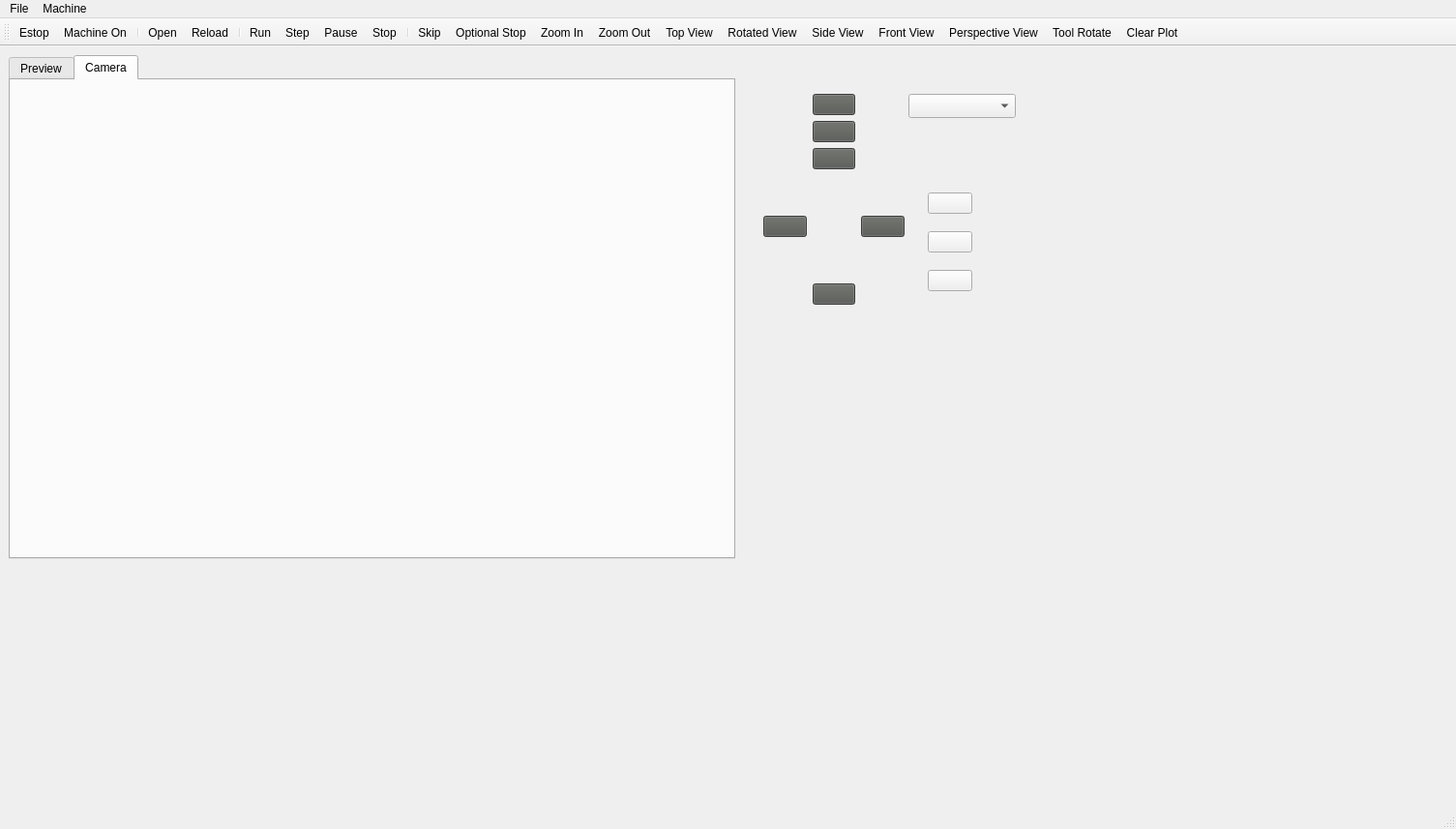
<?xml version="1.0" encoding="UTF-8"?>
<ui version="4.0">
 <class>MainWindow</class>
 <widget class="QMainWindow" name="MainWindow">
  <property name="geometry">
   <rect>
    <x>0</x>
    <y>0</y>
    <width>1505</width>
    <height>857</height>
   </rect>
  </property>
  <property name="minimumSize">
   <size>
    <width>1061</width>
    <height>711</height>
   </size>
  </property>
  <property name="windowTitle">
   <string>MainWindow</string>
  </property>
  <widget class="QWidget" name="centralwidget">
   <layout class="QVBoxLayout" name="verticalLayout">
    <item>
     <widget class="ScreenOptions" name="screen_options">
      <property name="minimumSize">
       <size>
        <width>1487</width>
        <height>756</height>
       </size>
      </property>
      <property name="styleSheet">
       <string notr="true"/>
      </property>
      <property name="notify_option" stdset="0">
       <bool>true</bool>
      </property>
      <property name="catch_close_option" stdset="0">
       <bool>true</bool>
      </property>
      <property name="catch_errors_option" stdset="0">
       <bool>true</bool>
      </property>
      <property name="play_sounds_option" stdset="0">
       <bool>true</bool>
      </property>
      <property name="use_pref_file_option" stdset="0">
       <bool>true</bool>
      </property>
      <property name="pref_filename_string" stdset="0">
       <string>~/linuxcnc/marcel-cnc-qtvcp/qtvcp/qtscreen.prefs</string>
      </property>
      <property name="fileDialog_option" stdset="0">
       <bool>true</bool>
      </property>
      <widget class="GcodeEditor" name="gcode_editor">
       <property name="geometry">
        <rect>
         <x>0</x>
         <y>520</y>
         <width>751</width>
         <height>221</height>
        </rect>
       </property>
      </widget>
      <widget class="TabWidget" name="tabwidget">
       <property name="geometry">
        <rect>
         <x>0</x>
         <y>0</y>
         <width>751</width>
         <height>521</height>
        </rect>
       </property>
       <property name="currentIndex">
        <number>1</number>
       </property>
       <widget class="QWidget" name="tab_3">
        <attribute name="title">
         <string>Preview</string>
        </attribute>
        <layout class="QHBoxLayout" name="horizontalLayout">
         <item>
          <widget class="GCodeGraphics" name="gcodegraphics">
           <property name="_dro" stdset="0">
            <bool>true</bool>
           </property>
           <property name="_metric" stdset="0">
            <bool>false</bool>
           </property>
           <property name="background_color" stdset="0">
            <color>
             <red>0</red>
             <green>0</green>
             <blue>0</blue>
            </color>
           </property>
          </widget>
         </item>
        </layout>
       </widget>
       <widget class="QWidget" name="tab_4">
        <attribute name="title">
         <string>Camera</string>
        </attribute>
        <widget class="CamView" name="camview">
         <property name="geometry">
          <rect>
           <x>10</x>
           <y>10</y>
           <width>731</width>
           <height>451</height>
          </rect>
         </property>
        </widget>
       </widget>
      </widget>
      <widget class="QWidget" name="layoutWidget">
       <property name="geometry">
        <rect>
         <x>780</x>
         <y>40</y>
         <width>146</width>
         <height>218</height>
        </rect>
       </property>
       <layout class="QGridLayout" name="gridLayout">
        <item row="0" column="1">
         <widget class="ActionButton" name="btnJogZup_3">
          <property name="styleSheet">
           <string notr="true">background-color: rgb(85, 87, 83);</string>
          </property>
          <property name="icon">
           <iconset>
            <normaloff>images/z_plus_jog_button.png</normaloff>images/z_plus_jog_button.png</iconset>
          </property>
          <property name="iconSize">
           <size>
            <width>32</width>
            <height>32</height>
           </size>
          </property>
          <property name="flat">
           <bool>false</bool>
          </property>
          <property name="on_color" stdset="0">
           <color>
            <red>255</red>
            <green>0</green>
            <blue>0</blue>
           </color>
          </property>
          <property name="jog_joint_pos_action" stdset="0">
           <bool>true</bool>
          </property>
          <property name="jog_joint_neg_action" stdset="0">
           <bool>false</bool>
          </property>
          <property name="joint_number" stdset="0">
           <number>2</number>
          </property>
         </widget>
        </item>
        <item row="1" column="1">
         <widget class="ActionButton" name="actionbutton_19">
          <property name="styleSheet">
           <string notr="true">background-color: rgb(85, 87, 83);</string>
          </property>
          <property name="icon">
           <iconset>
            <normaloff>images/z_minus_jog_button.png</normaloff>images/z_minus_jog_button.png</iconset>
          </property>
          <property name="iconSize">
           <size>
            <width>32</width>
            <height>32</height>
           </size>
          </property>
          <property name="default">
           <bool>false</bool>
          </property>
          <property name="flat">
           <bool>false</bool>
          </property>
          <property name="jog_joint_neg_action" stdset="0">
           <bool>true</bool>
          </property>
          <property name="joint_number" stdset="0">
           <number>2</number>
          </property>
         </widget>
        </item>
        <item row="2" column="1">
         <widget class="ActionButton" name="actionbutton_10">
          <property name="styleSheet">
           <string notr="true">background-color: rgb(85, 87, 83);</string>
          </property>
          <property name="icon">
           <iconset>
            <normaloff>images/y_plus_jog_button.png</normaloff>images/y_plus_jog_button.png</iconset>
          </property>
          <property name="iconSize">
           <size>
            <width>32</width>
            <height>32</height>
           </size>
          </property>
          <property name="jog_joint_pos_action" stdset="0">
           <bool>true</bool>
          </property>
          <property name="joint_number" stdset="0">
           <number>1</number>
          </property>
         </widget>
        </item>
        <item row="3" column="0">
         <widget class="ActionButton" name="actionbutton_11">
          <property name="styleSheet">
           <string notr="true">background-color: rgb(85, 87, 83);</string>
          </property>
          <property name="icon">
           <iconset>
            <normaloff>images/x_minus_jog_button.png</normaloff>images/x_minus_jog_button.png</iconset>
          </property>
          <property name="iconSize">
           <size>
            <width>32</width>
            <height>32</height>
           </size>
          </property>
          <property name="jog_joint_neg_action" stdset="0">
           <bool>true</bool>
          </property>
         </widget>
        </item>
        <item row="3" column="1">
         <spacer name="verticalSpacer">
          <property name="orientation">
           <enum>Qt::Vertical</enum>
          </property>
          <property name="sizeHint" stdset="0">
           <size>
            <width>20</width>
            <height>40</height>
           </size>
          </property>
         </spacer>
        </item>
        <item row="3" column="2">
         <widget class="ActionButton" name="actionbutton_12">
          <property name="styleSheet">
           <string notr="true">background-color: rgb(85, 87, 83);</string>
          </property>
          <property name="icon">
           <iconset>
            <normaloff>images/x_plus_jog_button.png</normaloff>images/x_plus_jog_button.png</iconset>
          </property>
          <property name="iconSize">
           <size>
            <width>32</width>
            <height>32</height>
           </size>
          </property>
          <property name="jog_joint_pos_action" stdset="0">
           <bool>true</bool>
          </property>
         </widget>
        </item>
        <item row="4" column="1">
         <widget class="ActionButton" name="actionbutton_13">
          <property name="styleSheet">
           <string notr="true">background-color: rgb(85, 87, 83);</string>
          </property>
          <property name="icon">
           <iconset>
            <normaloff>images/y_minus_jog_button.png</normaloff>images/y_minus_jog_button.png</iconset>
          </property>
          <property name="iconSize">
           <size>
            <width>32</width>
            <height>32</height>
           </size>
          </property>
          <property name="jog_joint_neg_action" stdset="0">
           <bool>true</bool>
          </property>
          <property name="joint_number" stdset="0">
           <number>1</number>
          </property>
         </widget>
        </item>
       </layout>
      </widget>
      <widget class="JogIncrements" name="jogincrements">
       <property name="geometry">
        <rect>
         <x>930</x>
         <y>40</y>
         <width>111</width>
         <height>25</height>
        </rect>
       </property>
      </widget>
      <widget class="QWidget" name="layoutWidget">
       <property name="geometry">
        <rect>
         <x>950</x>
         <y>130</y>
         <width>46</width>
         <height>128</height>
        </rect>
       </property>
       <layout class="QGridLayout" name="gridLayout_2">
        <item row="0" column="0">
         <widget class="ActionButton" name="actionbutton_hx">
          <property name="icon">
           <iconset>
            <normaloff>images/Home_x.png</normaloff>images/Home_x.png</iconset>
          </property>
          <property name="iconSize">
           <size>
            <width>32</width>
            <height>32</height>
           </size>
          </property>
          <property name="home_action" stdset="0">
           <bool>true</bool>
          </property>
          <property name="joint_number" stdset="0">
           <number>0</number>
          </property>
         </widget>
        </item>
        <item row="1" column="0">
         <widget class="ActionButton" name="actionbutton_hy">
          <property name="icon">
           <iconset>
            <normaloff>images/Home_y.png</normaloff>images/Home_y.png</iconset>
          </property>
          <property name="iconSize">
           <size>
            <width>32</width>
            <height>32</height>
           </size>
          </property>
          <property name="home_action" stdset="0">
           <bool>true</bool>
          </property>
          <property name="joint_number" stdset="0">
           <number>1</number>
          </property>
         </widget>
        </item>
        <item row="2" column="0">
         <widget class="ActionButton" name="actionbutton_hz">
          <property name="icon">
           <iconset>
            <normaloff>images/Home_z.png</normaloff>images/Home_z.png</iconset>
          </property>
          <property name="iconSize">
           <size>
            <width>32</width>
            <height>32</height>
           </size>
          </property>
          <property name="home_action" stdset="0">
           <bool>true</bool>
          </property>
          <property name="joint_number" stdset="0">
           <number>2</number>
          </property>
         </widget>
        </item>
       </layout>
      </widget>
     </widget>
    </item>
   </layout>
  </widget>
  <widget class="QMenuBar" name="menubar">
   <property name="geometry">
    <rect>
     <x>0</x>
     <y>0</y>
     <width>1505</width>
     <height>22</height>
    </rect>
   </property>
   <widget class="QMenu" name="menuFile">
    <property name="title">
     <string>File</string>
    </property>
    <addaction name="actionOpen"/>
    <addaction name="actionReload"/>
    <addaction name="actionToolOffsetDialog"/>
   </widget>
   <widget class="QMenu" name="menuMachine">
    <property name="title">
     <string>Machine</string>
    </property>
   </widget>
   <addaction name="menuFile"/>
   <addaction name="menuMachine"/>
  </widget>
  <widget class="QStatusBar" name="statusbar"/>
  <widget class="QToolBar" name="toolBar">
   <property name="windowTitle">
    <string>toolBar</string>
   </property>
   <attribute name="toolBarArea">
    <enum>TopToolBarArea</enum>
   </attribute>
   <attribute name="toolBarBreak">
    <bool>false</bool>
   </attribute>
   <addaction name="actionEstop"/>
   <addaction name="actionMachineOn"/>
   <addaction name="separator"/>
   <addaction name="actionOpen"/>
   <addaction name="actionReload"/>
   <addaction name="separator"/>
   <addaction name="actionRun"/>
   <addaction name="actionStep"/>
   <addaction name="actionPause"/>
   <addaction name="actionStop"/>
   <addaction name="separator"/>
   <addaction name="actionSkip"/>
   <addaction name="actionOptionalStop"/>
   <addaction name="actionZoomIn"/>
   <addaction name="actionZoomOut"/>
   <addaction name="actionTopView"/>
   <addaction name="actionRotatedView"/>
   <addaction name="actionSideView"/>
   <addaction name="actionFrontView"/>
   <addaction name="actionPerspectiveView"/>
   <addaction name="actionToolRotate"/>
   <addaction name="actionClearPlot"/>
  </widget>
  <action name="actionEstop">
   <property name="checkable">
    <bool>true</bool>
   </property>
   <property name="icon">
    <iconset>
     <normaloff>images/tool_estop.gif</normaloff>images/tool_estop.gif</iconset>
   </property>
   <property name="text">
    <string>Estop</string>
   </property>
  </action>
  <action name="actionMachineOn">
   <property name="checkable">
    <bool>true</bool>
   </property>
   <property name="icon">
    <iconset>
     <normaloff>images/tool_power.gif</normaloff>images/tool_power.gif</iconset>
   </property>
   <property name="text">
    <string>Machine On</string>
   </property>
  </action>
  <action name="actionOpen">
   <property name="icon">
    <iconset>
     <normaloff>images/tool_open.gif</normaloff>images/tool_open.gif</iconset>
   </property>
   <property name="text">
    <string>Open</string>
   </property>
   <property name="toolTip">
    <string>Open</string>
   </property>
  </action>
  <action name="actionRun">
   <property name="icon">
    <iconset>
     <normaloff>images/tool_run.gif</normaloff>images/tool_run.gif</iconset>
   </property>
   <property name="text">
    <string>Run</string>
   </property>
   <property name="toolTip">
    <string>Run</string>
   </property>
  </action>
  <action name="actionStep">
   <property name="icon">
    <iconset>
     <normaloff>images/tool_step.gif</normaloff>images/tool_step.gif</iconset>
   </property>
   <property name="text">
    <string>Step</string>
   </property>
   <property name="toolTip">
    <string>Step</string>
   </property>
  </action>
  <action name="actionPause">
   <property name="checkable">
    <bool>true</bool>
   </property>
   <property name="icon">
    <iconset>
     <normaloff>images/tool_pause.gif</normaloff>images/tool_pause.gif</iconset>
   </property>
   <property name="text">
    <string>Pause</string>
   </property>
   <property name="toolTip">
    <string>Pause</string>
   </property>
  </action>
  <action name="actionStop">
   <property name="icon">
    <iconset>
     <normaloff>images/tool_stop.gif</normaloff>images/tool_stop.gif</iconset>
   </property>
   <property name="text">
    <string>Stop</string>
   </property>
   <property name="toolTip">
    <string>Stop</string>
   </property>
  </action>
  <action name="actionReload">
   <property name="icon">
    <iconset>
     <normaloff>images/tool_reload.gif</normaloff>images/tool_reload.gif</iconset>
   </property>
   <property name="text">
    <string>Reload</string>
   </property>
   <property name="toolTip">
    <string>Reload</string>
   </property>
  </action>
  <action name="actionSkip">
   <property name="checkable">
    <bool>true</bool>
   </property>
   <property name="icon">
    <iconset>
     <normaloff>images/tool_blockdelete.gif</normaloff>images/tool_blockdelete.gif</iconset>
   </property>
   <property name="text">
    <string>Skip</string>
   </property>
   <property name="toolTip">
    <string>Skip</string>
   </property>
  </action>
  <action name="actionOptionalStop">
   <property name="checkable">
    <bool>true</bool>
   </property>
   <property name="icon">
    <iconset>
     <normaloff>images/tool_optpause.gif</normaloff>images/tool_optpause.gif</iconset>
   </property>
   <property name="text">
    <string>Optional Stop</string>
   </property>
   <property name="toolTip">
    <string>Optional Stop</string>
   </property>
  </action>
  <action name="actionZoomIn">
   <property name="icon">
    <iconset>
     <normaloff>images/tool_zoomin.gif</normaloff>images/tool_zoomin.gif</iconset>
   </property>
   <property name="text">
    <string>Zoom In</string>
   </property>
   <property name="toolTip">
    <string>Zoom In</string>
   </property>
  </action>
  <action name="actionZoomOut">
   <property name="icon">
    <iconset>
     <normaloff>images/tool_zoomout.gif</normaloff>images/tool_zoomout.gif</iconset>
   </property>
   <property name="text">
    <string>Zoom Out</string>
   </property>
   <property name="toolTip">
    <string>Zoom Out</string>
   </property>
  </action>
  <action name="actionTopView">
   <property name="checkable">
    <bool>true</bool>
   </property>
   <property name="icon">
    <iconset>
     <normaloff>images/tool_axis_z.gif</normaloff>images/tool_axis_z.gif</iconset>
   </property>
   <property name="text">
    <string>Top View</string>
   </property>
   <property name="toolTip">
    <string>Top View</string>
   </property>
  </action>
  <action name="actionRotatedView">
   <property name="checkable">
    <bool>true</bool>
   </property>
   <property name="icon">
    <iconset>
     <normaloff>images/tool_axis_z2.gif</normaloff>images/tool_axis_z2.gif</iconset>
   </property>
   <property name="text">
    <string>Rotated View</string>
   </property>
   <property name="toolTip">
    <string>Rotated View</string>
   </property>
  </action>
  <action name="actionSideView">
   <property name="checkable">
    <bool>true</bool>
   </property>
   <property name="icon">
    <iconset>
     <normaloff>images/tool_axis_x.gif</normaloff>images/tool_axis_x.gif</iconset>
   </property>
   <property name="text">
    <string>Side View</string>
   </property>
   <property name="toolTip">
    <string>Side View</string>
   </property>
  </action>
  <action name="actionFrontView">
   <property name="checkable">
    <bool>true</bool>
   </property>
   <property name="icon">
    <iconset>
     <normaloff>images/tool_axis_y.gif</normaloff>images/tool_axis_y.gif</iconset>
   </property>
   <property name="text">
    <string>Front View</string>
   </property>
   <property name="toolTip">
    <string>Front View</string>
   </property>
  </action>
  <action name="actionPerspectiveView">
   <property name="checkable">
    <bool>true</bool>
   </property>
   <property name="icon">
    <iconset>
     <normaloff>images/tool_axis_p.gif</normaloff>images/tool_axis_p.gif</iconset>
   </property>
   <property name="text">
    <string>Perspective View</string>
   </property>
   <property name="toolTip">
    <string>Perspective View</string>
   </property>
  </action>
  <action name="actionToolRotate">
   <property name="checkable">
    <bool>true</bool>
   </property>
   <property name="icon">
    <iconset>
     <normaloff>images/tool_rotate.gif</normaloff>images/tool_rotate.gif</iconset>
   </property>
   <property name="text">
    <string>Tool Rotate</string>
   </property>
   <property name="toolTip">
    <string>Tool Rotate</string>
   </property>
  </action>
  <action name="actionClearPlot">
   <property name="icon">
    <iconset>
     <normaloff>images/tool_clear.gif</normaloff>images/tool_clear.gif</iconset>
   </property>
   <property name="text">
    <string>Clear Plot</string>
   </property>
   <property name="toolTip">
    <string>Clear Plot</string>
   </property>
  </action>
  <action name="actionToolOffsetDialog">
   <property name="enabled">
    <bool>true</bool>
   </property>
   <property name="icon">
    <iconset>
     <normaloff>images/editor.png</normaloff>images/editor.png</iconset>
   </property>
   <property name="text">
    <string>Edit tooltable</string>
   </property>
   <property name="toolTip">
    <string>Edit tooltable</string>
   </property>
  </action>
 </widget>
 <customwidgets>
  <customwidget>
   <class>GCodeGraphics</class>
   <extends>QWidget</extends>
   <header>qtvcp.widgets.gcode_graphics</header>
   <container>1</container>
  </customwidget>
  <customwidget>
   <class>JogIncrements</class>
   <extends>QComboBox</extends>
   <header>qtvcp.widgets.jog_increments</header>
  </customwidget>
  <customwidget>
   <class>ScreenOptions</class>
   <extends>QWidget</extends>
   <header>qtvcp.widgets.screen_options</header>
   <container>1</container>
  </customwidget>
  <customwidget>
   <class>CamView</class>
   <extends>QWidget</extends>
   <header>qtvcp.widgets.camview_widget</header>
  </customwidget>
  <customwidget>
   <class>TabWidget</class>
   <extends>QTabWidget</extends>
   <header>qtvcp.widgets.tab_widget</header>
   <container>1</container>
  </customwidget>
  <customwidget>
   <class>GcodeEditor</class>
   <extends>QWidget</extends>
   <header>qtvcp.widgets.gcode_editor</header>
   <container>1</container>
  </customwidget>
  <customwidget>
   <class>ActionButton</class>
   <extends>QPushButton</extends>
   <header>qtvcp.widgets.action_button</header>
  </customwidget>
 </customwidgets>
 <resources/>
 <connections/>
</ui>
